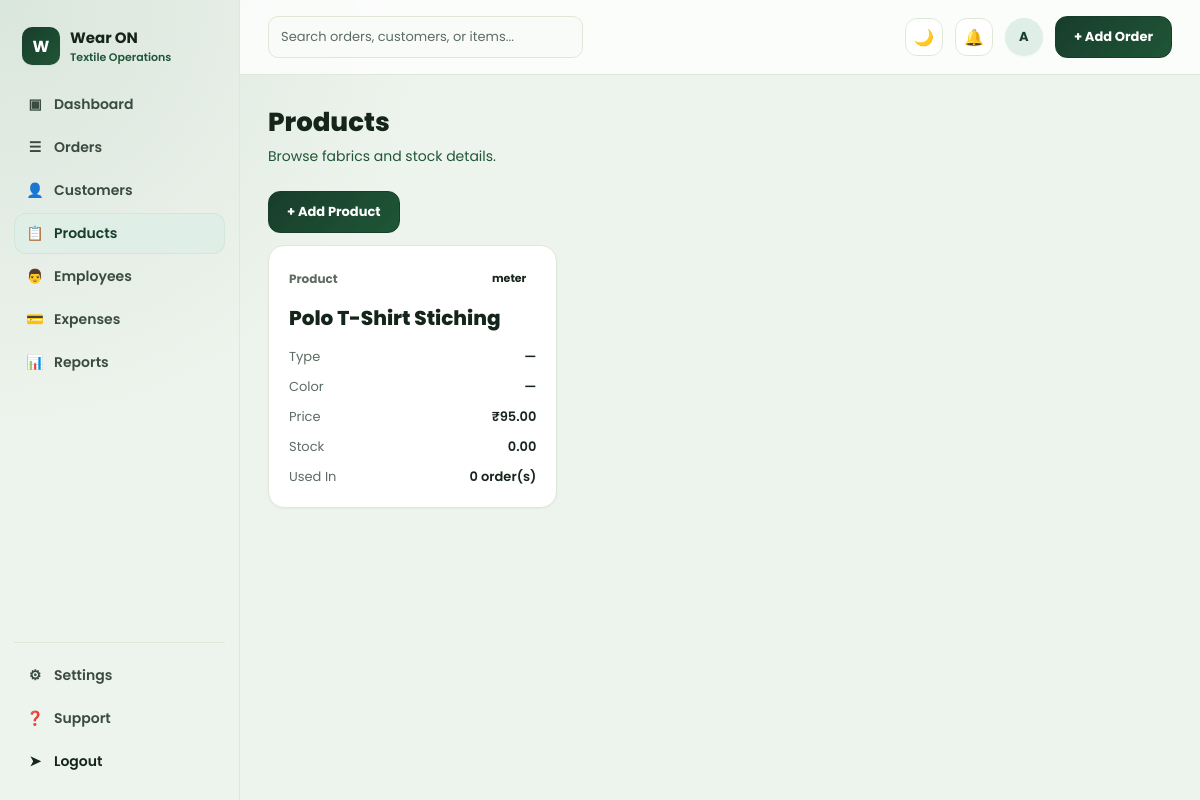
Screenshot of /products/ (signed in) with the database file from the repository.
### orders/models.py (models this page shows, shortened)
class Fabric(models.Model):
    UNIT_CHOICES = [
        ("meter", "Meter"),
        ("yard", "Yard"),
        ("piece", "Piece"),
        ("kg", "Kilogram"),
    ]
    name = models.CharField(max_length=150)
    fabric_type = models.CharField(max_length=100, help_text="e.g. Cotton, Silk, Polyester", blank=True)
    color = models.CharField(max_length=50, blank=True)
    unit = models.CharField(max_length=10, choices=UNIT_CHOICES, default="meter")
    price_per_unit = models.DecimalField(max_digits=10, decimal_places=2, default=0)
    stock_quantity = models.DecimalField(max_digits=10, decimal_places=2, default=0)
    class Meta:
        ordering = ["name"]

### orders/views.py (the view)
# urls.py: path("products/", views.product_list, name="product-list"),
@login_required
def product_list(request):
    products = Fabric.objects.order_by("name").annotate(used_count=Count("order_items"))
    return render(request, "orders/product_list.html", {"products": products, "next_url": request.get_full_path()})

### orders/templates/orders/product_list.html (shortened to what this page needs)
{% extends "base.html" %}
{% load humanize %}
{% block content %}
<h1 class="page-title">Products</h1>
<p class="page-sub">Browse fabrics and stock details.</p>
<div style="margin-bottom:12px;">
  <a href="{% url 'product-create' %}?next={{ next_url }}" class="btn btn-primary">+ Add Product</a>
</div>
<div class="order-grid">
  {% for product in products %}
  <div class="card order-card customer-card">
    <div class="order-card-top">
      <span class="order-id">Product</span>
      <div class="pill-row">
        <span class="pill">{{ product.unit }}</span>
      </div>
    </div>
    <div class="order-name">{{ product.name }}</div>
    <div class="kv-row"><span class="k">Type</span><span class="v">{{ product.fabric_type|default:'—' }}</span></div>
    <div class="kv-row"><span class="k">Color</span><span class="v">{{ product.color|default:'—' }}</span></div>
    <div class="kv-row"><span class="k">Price</span><span class="v">&#8377;{{ product.price_per_unit|floatformat:2 }}</span></div>
    <div class="kv-row"><span class="k">Stock</span><span class="v">{{ product.stock_quantity|floatformat:2 }}</span></div>
    <div class="kv-row"><span class="k">Used In</span><span class="v">{{ product.used_count }} order(s)</span></div>
  </div>
  {% empty %}
  <div class="empty-state">No products available.</div>
  {% endfor %}
</div>
{% endblock %}

### templates/base.html (shortened to what this page needs)
{% load static %}<!DOCTYPE html>
<html lang="en">
<head>
  <link rel="stylesheet" href="{% static 'css/style.css' %}">
</head>
<body>
  <div class="app">
    <aside class="sidebar">
      <div class="brand">
        <div class="brand-mark">W</div>
        <div>
          <div class="brand-name">Wear ON</div>
          <div class="brand-sub">Textile Operations</div>
        </div>
      </div>
      <ul class="nav">
        <li><a href="{% url 'dashboard' %}" class="{% if request.resolver_match.url_name == 'dashboard' %}active{% endif %}"><span class="icon">&#9635;</span> Dashboard</a></li>
        <li><a href="{% url 'order-list' %}" class="{% if request.resolver_match.url_name in 'order-list,order-detail,order-create,order-edit' %}active{% endif %}"><span class="icon">&#9776;</span> Orders</a></li>
        <li><a href="{% url 'customer-list' %}" class="{% if request.resolver_match.url_name in 'customer-list,customer-detail' %}active{% endif %}"><span class="icon">&#128100;</span> Customers</a></li>
        <li><a href="{% url 'product-list' %}" class="{% if request.resolver_match.url_name == 'product-list' %}active{% endif %}"><span class="icon">&#128203;</span> Products</a></li>
        <li><a href="{% url 'employee-list' %}" class=""><span class="icon">&#128104;</span> Employees</a></li>
        <li><a href="{% url 'expense-list' %}" class="{% if request.resolver_match.url_name in 'expense-list,order-expenses' %}active{% endif %}"><span class="icon">&#128179;</span> Expenses</a></li>
        <li><a href="{% url 'reports' %}" class="{% if request.resolver_match.url_name == 'reports' %}active{% endif %}"><span class="icon">&#128202;</span> Reports</a></li>
      </ul>
      <div class="sidebar-footer">
        <ul class="nav">
          <li><a href="{% url 'settings' %}"><span class="icon">&#9881;</span> Settings</a></li>
          <li><a href="{% url 'support' %}"><span class="icon">&#10067;</span> Support</a></li>
          {% if user.is_authenticated %}
          <li>
            <form method="post" action="{% url 'logout' %}">
              <button type="submit" class="nav a" style="width:100%; text-align:left; background:none; border:none; cursor:pointer; display:flex; align-items:center; gap:10px; padding:10px 12px; border-radius:10px; font-size:14px; font-weight:600; color:var(--green-900);">
                <span class="icon">&#10148;</span> Logout
              </button>
            </form>
          </li>
          {% endif %}
        </ul>
      </div>
    </aside>
    <div class="main">
      <div class="topbar">
        <input class="search-box" type="text" placeholder="Search orders, customers, or items...">
        <div class="topbar-actions">
          <button type="button" class="icon-btn" data-theme-toggle aria-label="Toggle dark mode" title="Toggle dark mode">☀️</button>
          <div class="icon-btn" aria-label="Notifications" title="Notifications">&#128276;</div>
          <div class="avatar">{{ user.username|default:"?"|first|upper }}</div>
          <a href="{% url 'order-create' %}" class="btn btn-primary">+ Add Order</a>
        </div>
      </div>
      <div class="content">
        {% block content %}{% endblock %}
      </div>
    </div>
  </div>
</body>
</html>

### rows the page displays
Fabric: unit "meter", name "Polo T-Shirt Stiching", fabric_type "—", color "—", price_per_unit "95.00", stock_quantity "0.00", used_count "0"

### other values shown
{{ user.username|default:"?"|first|upper }} "A"
